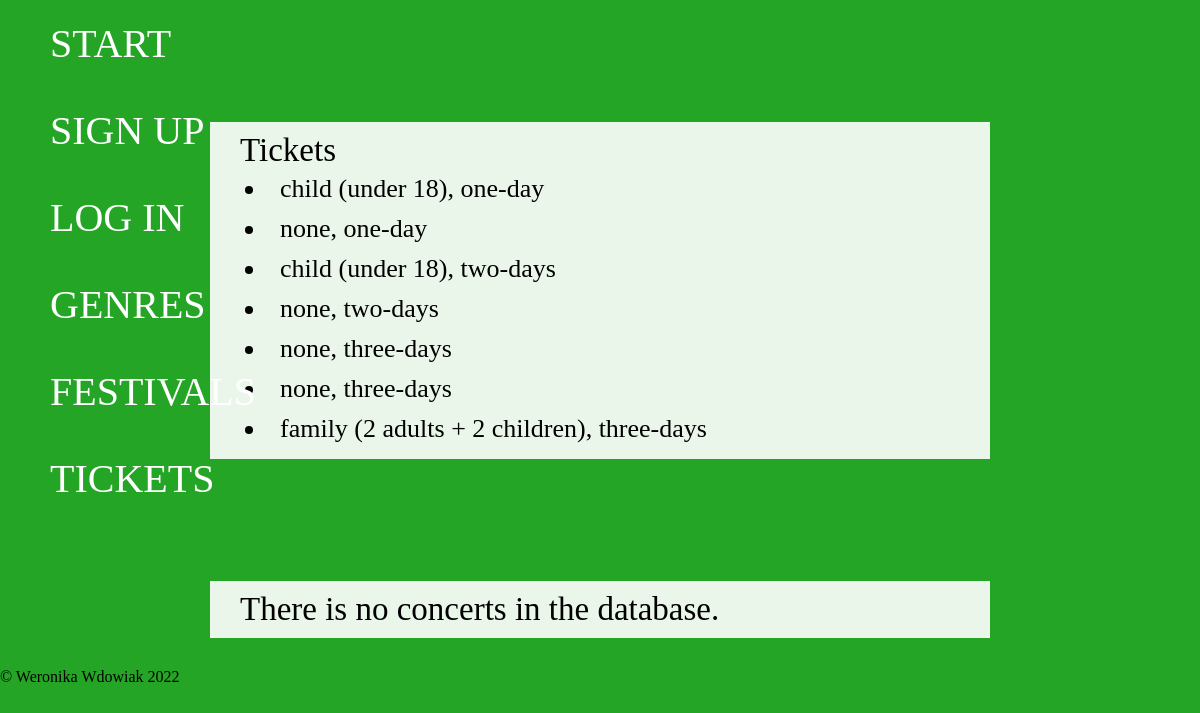
The page /agency/tickets/ on the database as committed earlier.
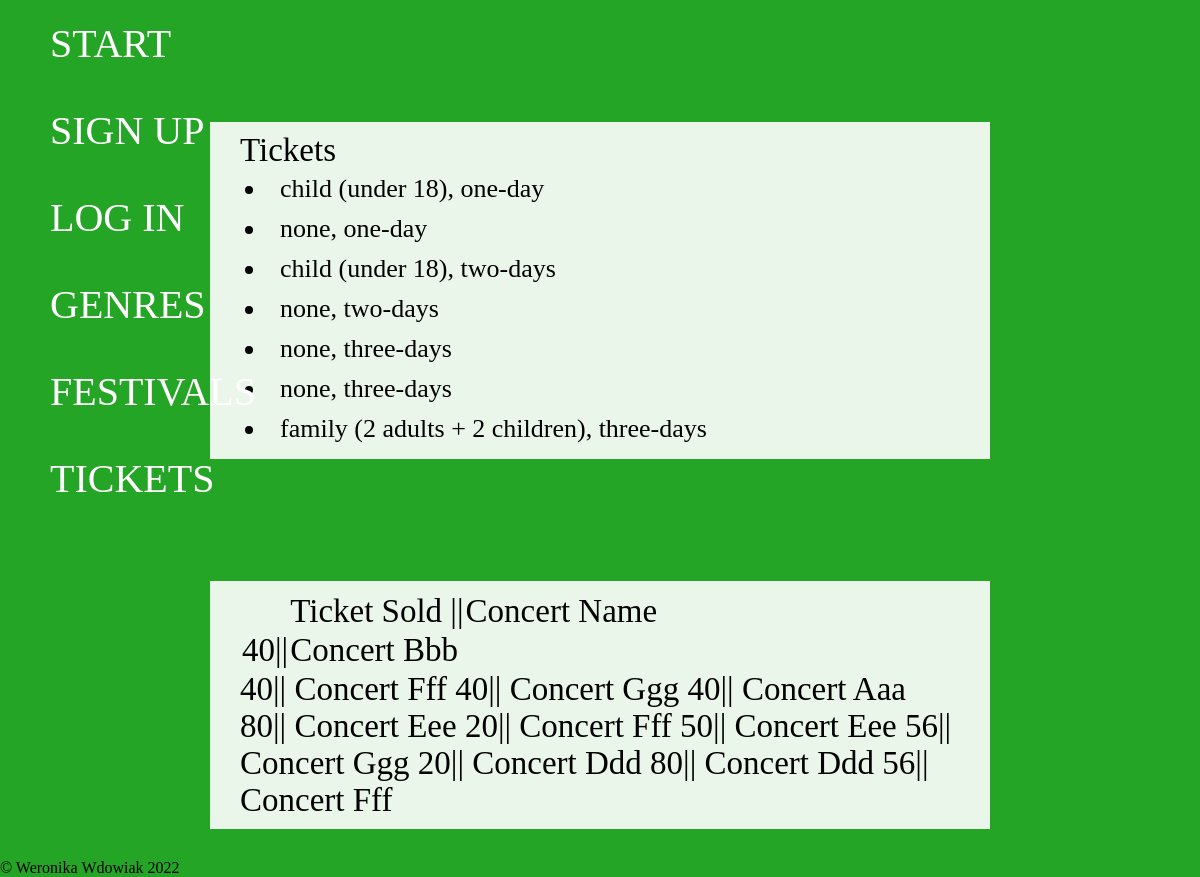
The same page on the database as committed later.
### agency/models.py (models this page shows)
class Ticket(models.Model):
    code = models.IntegerField(default=0)
    price = models.FloatField()
    discount = models.CharField(max_length=35)
    ticket_type = models.CharField(max_length=35)
    ticket_number_sold = models.IntegerField(default=0)
    ticket_number_available = models.IntegerField(default=0)

class Ticket_for_concert(models.Model):
    ticket_id = models.ForeignKey(Ticket, on_delete=models.CASCADE)
    concert_id = models.ForeignKey(Concert, on_delete=models.CASCADE)

class Concert(models.Model):
    number = models.IntegerField(default=0)
    name = models.CharField(max_length=35)
    scene_name = models.CharField(max_length=35, blank=True, default="")
    location = models.CharField(max_length=35)
    date = models.DateField()

### agency/views.py (the view)
# urls.py: path('tickets/', views.ticket_list, name='ticket_list'),
def ticket_list(request):
    ticket_list = Ticket.objects.all()
    concert_ticket_list = Ticket_for_concert.objects.all()
    return render(request, 'agency/tickets.html', {'ticket_list': ticket_list, 'concert_ticket_list': concert_ticket_list})
    pass

### agency/templates/agency/tickets.html (shortened to what this page needs)
<!DOCTYPE html>
<html lang="en">
<head>
    <!-- {% load static %}
    <link rel="stylesheet" type="text/css" href="{% static 'agency/tickets_style.css' %}"> -->
</head>
<body>
    <nav>
        <ul id="menu">
            <li id="nav_start"><a href="{% url 'agency:index' %}">START</a></li>
            <li id="nav_register"><a href="{% url 'accounts:signup' %}">SIGN UP</a></li>
            <li id="nav_login"><a href="#">LOG IN</a></li>
            <li id="nav_genres"><a href="{% url 'agency:genre_list' %}">GENRES</a></li>
            <li id="nav_festival"><a href="{% url 'agency:festival_list' %}">FESTIVALS</a></li>
            <li id="nav_ticket"><a href="{% url 'agency:ticket_list' %}">TICKETS</a></li>
        </ul>
    </nav>
    <div class="color_scheme_1" style="margin-top: calc(50px + 9vh);">
        <span>Tickets</span>
        {% if ticket_list %}
            {% for t in ticket_list %}
                 <li class="data_div">
                    {{t.discount}}, {{t.ticket_type}}
                </li>
            {% endfor %}
        {% else %}
            There is no tickets in the database.
        {% endif %}
    </div>
    <div class="color_scheme_1" style="margin-top: calc(50px + 9vh);">
        {% if concert_ticket_list %}
                <table>
                    <th>
                        <td>Ticket Sold ||</td>
                        <td>Concert Name</td>
                    </th>
                    <tbody>
                        {% for c in concert_ticket_list %}
                            <tr>
                                <td>{{c.ticket_id.ticket_number_sold }}||</td>
                                <td>{{ c.concert_id.name}}</td>
                            </tr>
                    </tbody>
                </table>
            {% endfor %}
        {% else %}
            There is no concerts in the database.
        {% endif %}
    </div>
    <footer>
        &copy; Weronika Wdowiak 2022<br>
    </footer>
</body>
</html>

Rows that differ between the two databases and show on the page:
added Ticket_for_concert: ticket_id.ticket_number_sold "40", concert_id.name "Concert Bbb"
added Ticket_for_concert: ticket_id.ticket_number_sold "40", concert_id.name "Concert Fff"
added Ticket_for_concert: ticket_id.ticket_number_sold "40", concert_id.name "Concert Ggg"
added Ticket_for_concert: ticket_id.ticket_number_sold "40", concert_id.name "Concert Aaa"
added Ticket_for_concert: ticket_id.ticket_number_sold "80", concert_id.name "Concert Eee"
added Ticket_for_concert: ticket_id.ticket_number_sold "20", concert_id.name "Concert Fff"
added Ticket_for_concert: ticket_id.ticket_number_sold "50", concert_id.name "Concert Eee"
added Ticket_for_concert: ticket_id.ticket_number_sold "56", concert_id.name "Concert Ggg"
added Ticket_for_concert: ticket_id.ticket_number_sold "20", concert_id.name "Concert Ddd"
added Ticket_for_concert: ticket_id.ticket_number_sold "80", concert_id.name "Concert Ddd"
added Ticket_for_concert: ticket_id.ticket_number_sold "56", concert_id.name "Concert Fff"
Other text that changed with them:
text no longer shown: "There is no concerts in the database."
text now shown: "Ticket Sold || Concert Name"
